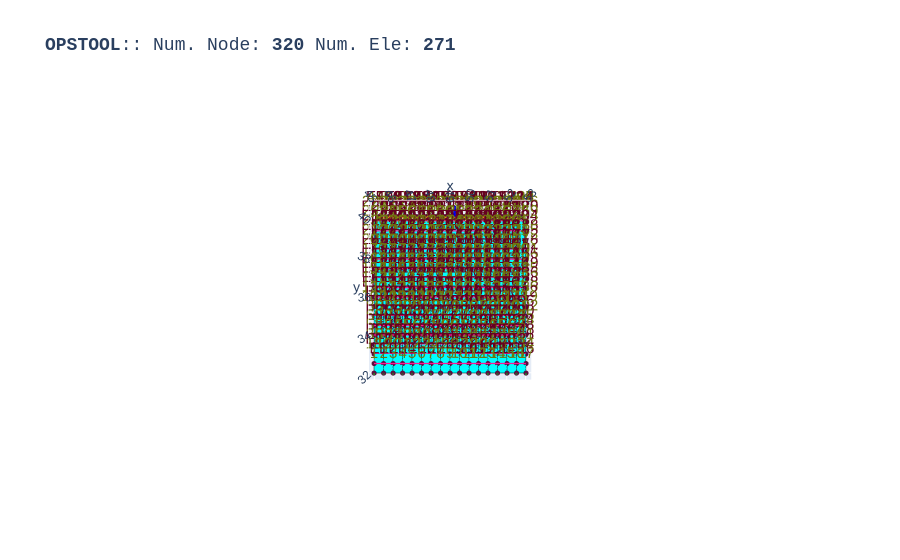

Write notebook code for a chart like this one.
### Code cell
opst.vis.plotly.plot_model(show_node_numbering=True, show_ele_numbering=True, show_nodal_loads = True)

### Figure 1 — Plotly figure (JSON) as saved in the notebook; plotly's stock layout.template omitted (floating-point values rounded to 4 significant figures; data arrays with more than 128 entries replaced by an {"elided": "..."} marker saying what was removed)
{"data": [{"color": "#00FFFF", "hoverinfo": "skip", "i": {"elided": "512 int values"}, "j": {"elided": "512 int values"}, "k": {"elided": "512 int values"}, "name": "ELE_TAG_FourNodeQuadWithSensitivity", "opacity": 1, "type": "mesh3d", "x": {"elided": "1024 float values"}, "y": {"elided": "1024 float values"}, "z": {"elided": "1024 float values"}}, {"connectgaps": false, "hoverinfo": "skip", "line": {"color": "black", "width": 1}, "mode": "lines", "name": "Edge", "type": "scatter3d", "x": {"elided": "1536 float values"}, "y": {"elided": "1536 float values"}, "z": {"elided": "1536 float values"}}, {"connectgaps": false, "hoverinfo": "skip", "line": {"color": "#0652ff", "width": 5}, "mode": "lines", "name": "DispBeamColumn2d", "type": "scatter3d", "x": [45.25, 45.75, NaN, 45.75, 46.25, NaN, 46.25, 46.75, NaN, 46.75, 47.25, NaN, 47.25, 47.75, NaN, 47.75, 48.25, NaN, 48.25, 48.75, NaN, 48.75, 49.25, NaN, 49.25, 49.75, NaN, 49.75, 50.25, NaN, 50.25, 50.75, NaN, 50.75, 51.25, NaN, 51.25, 51.75, NaN, 51.75, 52.25, NaN, 52.25, 52.75, NaN], "y": [40.25, 40.25, NaN, 40.25, 40.25, NaN, 40.25, 40.25, NaN, 40.25, 40.25, NaN, 40.25, 40.25, NaN, 40.25, 40.25, NaN, 40.25, 40.25, NaN, 40.25, 40.25, NaN, 40.25, 40.25, NaN, 40.25, 40.25, NaN, 40.25, 40.25, NaN, 40.25, 40.25, NaN, 40.25, 40.25, NaN, 40.25, 40.25, NaN, 40.25, 40.25, NaN], "z": [0.0, 0.0, NaN, 0.0, 0.0, NaN, 0.0, 0.0, NaN, 0.0, 0.0, NaN, 0.0, 0.0, NaN, 0.0, 0.0, NaN, 0.0, 0.0, NaN, 0.0, 0.0, NaN, 0.0, 0.0, NaN, 0.0, 0.0, NaN, 0.0, 0.0, NaN, 0.0, 0.0, NaN, 0.0, 0.0, NaN, 0.0, 0.0, NaN, 0.0, 0.0, NaN]}, {"connectgaps": false, "hoverinfo": "skip", "line": {"color": "#ff9408", "width": 5}, "mode": "lines", "name": "BeamContact2D", "type": "scatter3d", "x": [45.5, 45.25, NaN, 45.5, 45.75, NaN, 46.0, 45.75, NaN, 46.0, 46.25, NaN, 46.5, 46.25, NaN, 46.5, 46.75, NaN, 47.0, 46.75, NaN, 47.0, 47.25, NaN, 47.5, 47.25, NaN, 47.5, 47.75, NaN, 48.0, 47.75, NaN, 48.0, 48.25, NaN, 48.5, 48.25, NaN, 48.5, 48.75, NaN, 49.0, 48.75, NaN, 49.0, 49.25, NaN, 49.5, 49.25, NaN, 49.5, 49.75, NaN, 50.0, 49.75, NaN, 50.0, 50.25, NaN, 50.5, 50.25, NaN, 50.5, 50.75, NaN, 51.0, 50.75, NaN, 51.0, 51.25, NaN, 51.5, 51.25, NaN, 51.5, 51.75, NaN, 52.0, 51.75, NaN, 52.0, 52.25, NaN, 52.5, 52.25, NaN, 52.5, 52.75, NaN], "y": [40.0, 40.25, NaN, 40.0, 40.25, NaN, 40.0, 40.25, NaN, 40.0, 40.25, NaN, 40.0, 40.25, NaN, 40.0, 40.25, NaN, 40.0, 40.25, NaN, 40.0, 40.25, NaN, 40.0, 40.25, NaN, 40.0, 40.25, NaN, 40.0, 40.25, NaN, 40.0, 40.25, NaN, 40.0, 40.25, NaN, 40.0, 40.25, NaN, 40.0, 40.25, NaN, 40.0, 40.25, NaN, 40.0, 40.25, NaN, 40.0, 40.25, NaN, 40.0, 40.25, NaN, 40.0, 40.25, NaN, 40.0, 40.25, NaN, 40.0, 40.25, NaN, 40.0, 40.25, NaN, 40.0, 40.25, NaN, 40.0, 40.25, NaN, 40.0, 40.25, NaN, 40.0, 40.25, NaN, 40.0, 40.25, NaN, 40.0, 40.25, NaN, 40.0, 40.25, NaN], "z": [0.0, 0.0, NaN, 0.0, 0.0, NaN, 0.0, 0.0, NaN, 0.0, 0.0, NaN, 0.0, 0.0, NaN, 0.0, 0.0, NaN, 0.0, 0.0, NaN, 0.0, 0.0, NaN, 0.0, 0.0, NaN, 0.0, 0.0, NaN, 0.0, 0.0, NaN, 0.0, 0.0, NaN, 0.0, 0.0, NaN, 0.0, 0.0, NaN, 0.0, 0.0, NaN, 0.0, 0.0, NaN, 0.0, 0.0, NaN, 0.0, 0.0, NaN, 0.0, 0.0, NaN, 0.0, 0.0, NaN, 0.0, 0.0, NaN, 0.0, 0.0, NaN, 0.0, 0.0, NaN, 0.0, 0.0, NaN, 0.0, 0.0, NaN, 0.0, 0.0, NaN, 0.0, 0.0, NaN, 0.0, 0.0, NaN, 0.0, 0.0, NaN, 0.0, 0.0, NaN]}, {"customdata": {"elided": "256 str values"}, "hovertemplate": "%{customdata}", "marker": {"color": "#00FFFF", "size": 3, "symbol": "diamond-open"}, "mode": "markers", "name": "ELE_TAG_FourNodeQuadWithSensitivity", "type": "scatter3d", "x": {"elided": "256 float values"}, "y": {"elided": "256 float values"}, "z": {"elided": "256 float values"}}, {"customdata": ["eleTag: 400<br>connectedNodes:<br> [415 416]", "eleTag: 401<br>connectedNodes:<br> [416 417]", "eleTag: 402<br>connectedNodes:<br> [417 418]", "eleTag: 403<br>connectedNodes:<br> [418 419]", "eleTag: 404<br>connectedNodes:<br> [419 420]", "eleTag: 405<br>connectedNodes:<br> [420 421]", "eleTag: 406<br>connectedNodes:<br> [421 422]", "eleTag: 407<br>connectedNodes:<br> [422 423]", "eleTag: 408<br>connectedNodes:<br> [423 424]", "eleTag: 409<br>connectedNodes:<br> [424 425]", "eleTag: 410<br>connectedNodes:<br> [425 426]", "eleTag: 411<br>connectedNodes:<br> [426 427]", "eleTag: 412<br>connectedNodes:<br> [427 428]", "eleTag: 413<br>connectedNodes:<br> [428 429]", "eleTag: 414<br>connectedNodes:<br> [429 430]"], "hovertemplate": "%{customdata}", "marker": {"color": "#0652ff", "size": 3, "symbol": "diamond-open"}, "mode": "markers", "name": "DispBeamColumn2d", "type": "scatter3d", "x": [45.5, 46.0, 46.5, 47.0, 47.5, 48.0, 48.5, 49.0, 49.5, 50.0, 50.5, 51.0, 51.5, 52.0, 52.5], "y": [40.25, 40.25, 40.25, 40.25, 40.25, 40.25, 40.25, 40.25, 40.25, 40.25, 40.25, 40.25, 40.25, 40.25, 40.25], "z": [0.0, 0.0, 0.0, 0.0, 0.0, 0.0, 0.0, 0.0, 0.0, 0.0, 0.0, 0.0, 0.0, 0.0, 0.0]}, {"customdata": ["eleTag: 3050<br>connectedNodes:<br> [271 415]", "eleTag: 3050<br>connectedNodes:<br> [271 416]", "eleTag: 3051<br>connectedNodes:<br> [272 416]", "eleTag: 3051<br>connectedNodes:<br> [272 417]", "eleTag: 3052<br>connectedNodes:<br> [273 417]", "eleTag: 3052<br>connectedNodes:<br> [273 418]", "eleTag: 3053<br>connectedNodes:<br> [274 418]", "eleTag: 3053<br>connectedNodes:<br> [274 419]", "eleTag: 3054<br>connectedNodes:<br> [275 419]", "eleTag: 3054<br>connectedNodes:<br> [275 420]", "eleTag: 3055<br>connectedNodes:<br> [276 420]", "eleTag: 3055<br>connectedNodes:<br> [276 421]", "eleTag: 3056<br>connectedNodes:<br> [277 421]", "eleTag: 3056<br>connectedNodes:<br> [277 422]", "eleTag: 3057<br>connectedNodes:<br> [278 422]", "eleTag: 3057<br>connectedNodes:<br> [278 423]", "eleTag: 3058<br>connectedNodes:<br> [279 423]", "eleTag: 3058<br>connectedNodes:<br> [279 424]", "eleTag: 3059<br>connectedNodes:<br> [280 424]", "eleTag: 3059<br>connectedNodes:<br> [280 425]", "eleTag: 3060<br>connectedNodes:<br> [281 425]", "eleTag: 3060<br>connectedNodes:<br> [281 426]", "eleTag: 3061<br>connectedNodes:<br> [282 426]", "eleTag: 3061<br>connectedNodes:<br> [282 427]", "eleTag: 3062<br>connectedNodes:<br> [283 427]", "eleTag: 3062<br>connectedNodes:<br> [283 428]", "eleTag: 3063<br>connectedNodes:<br> [284 428]", "eleTag: 3063<br>connectedNodes:<br> [284 429]", "eleTag: 3064<br>connectedNodes:<br> [285 429]", "eleTag: 3064<br>connectedNodes:<br> [285 430]"], "hovertemplate": "%{customdata}", "marker": {"color": "#ff9408", "size": 3, "symbol": "diamond-open"}, "mode": "markers", "name": "BeamContact2D", "type": "scatter3d", "x": [45.38, 45.62, 45.88, 46.12, 46.38, 46.62, 46.88, 47.12, 47.38, 47.62, 47.88, 48.12, 48.38, 48.62, 48.88, 49.12, 49.38, 49.62, 49.88, 50.12, 50.38, 50.62, 50.88, 51.12, 51.38, 51.62, 51.88, 52.12, 52.38, 52.62], "y": [40.12, 40.12, 40.12, 40.12, 40.12, 40.12, 40.12, 40.12, 40.12, 40.12, 40.12, 40.12, 40.12, 40.12, 40.12, 40.12, 40.12, 40.12, 40.12, 40.12, 40.12, 40.12, 40.12, 40.12, 40.12, 40.12, 40.12, 40.12, 40.12, 40.12], "z": [0.0, 0.0, 0.0, 0.0, 0.0, 0.0, 0.0, 0.0, 0.0, 0.0, 0.0, 0.0, 0.0, 0.0, 0.0, 0.0, 0.0, 0.0, 0.0, 0.0, 0.0, 0.0, 0.0, 0.0, 0.0, 0.0, 0.0, 0.0, 0.0, 0.0]}, {"customdata": {"elided": "320 str values"}, "hovertemplate": "x: %{x}<br>y: %{y}<br>z: %{z} <br>nodeTag: %{customdata}", "marker": {"color": "#580f41", "size": 3, "symbol": "circle"}, "mode": "markers", "name": "Nodes", "type": "scatter3d", "x": {"elided": "320 float values"}, "y": {"elided": "320 float values"}, "z": {"elided": "320 float values"}}, {"mode": "text", "name": "Node Tag", "text": {"elided": "320 str values"}, "textfont": {"color": "#6e750e", "size": 15}, "type": "scatter3d", "x": {"elided": "320 float values"}, "y": {"elided": "320 float values"}, "z": {"elided": "320 float values"}}, {"mode": "text", "name": "Element Tag", "text": {"elided": "271 str values"}, "textfont": {"color": "#650021", "size": 15}, "type": "scatter3d", "x": {"elided": "271 float values"}, "y": {"elided": "271 float values"}, "z": {"elided": "271 float values"}}, {"connectgaps": false, "hoverinfo": "skip", "line": {"color": "#15b01a", "width": 1}, "mode": "lines", "name": "BC", "type": "scatter3d", "x": {"elided": "352 float values"}, "y": {"elided": "352 float values"}, "z": {"elided": "352 float values"}}, {"connectgaps": false, "hoverinfo": "skip", "line": {"color": "#FF1493", "width": 2.5}, "mode": "lines", "name": "mp constraint", "type": "scatter3d", "x": [45.0, 53.0, NaN, 45.0, 53.0, NaN, 45.0, 53.0, NaN, 45.0, 53.0, NaN, 45.0, 53.0, NaN, 45.0, 53.0, NaN, 45.0, 53.0, NaN, 45.0, 53.0, NaN, 45.0, 53.0, NaN, 45.0, 53.0, NaN, 45.0, 53.0, NaN, 45.0, 53.0, NaN, 45.0, 53.0, NaN, 45.0, 53.0, NaN, 45.0, 53.0, NaN, 45.0, 53.0, NaN], "y": [32.5, 32.5, NaN, 33.0, 33.0, NaN, 33.5, 33.5, NaN, 34.0, 34.0, NaN, 34.5, 34.5, NaN, 35.0, 35.0, NaN, 35.5, 35.5, NaN, 36.0, 36.0, NaN, 36.5, 36.5, NaN, 37.0, 37.0, NaN, 37.5, 37.5, NaN, 38.0, 38.0, NaN, 38.5, 38.5, NaN, 39.0, 39.0, NaN, 39.5, 39.5, NaN, 40.0, 40.0, NaN], "z": [0.0, 0.0, NaN, 0.0, 0.0, NaN, 0.0, 0.0, NaN, 0.0, 0.0, NaN, 0.0, 0.0, NaN, 0.0, 0.0, NaN, 0.0, 0.0, NaN, 0.0, 0.0, NaN, 0.0, 0.0, NaN, 0.0, 0.0, NaN, 0.0, 0.0, NaN, 0.0, 0.0, NaN, 0.0, 0.0, NaN, 0.0, 0.0, NaN, 0.0, 0.0, NaN, 0.0, 0.0, NaN]}, {"connectgaps": false, "hovertemplate": "<b>%{text}</b>", "line": {"color": "#0000ff", "width": 5}, "mode": "lines", "name": "<b>Pattern 1</b><br>Nodal Load", "text": ["0.00e+00", "0.00e+00", "0.00e+00"], "type": "scatter3d", "x": [49.25, 49.25, NaN], "y": [40.25, 40.25, NaN], "z": [0.0, 0.0, NaN]}, {"color": "#0000ff", "hovertemplate": "<b>%{text}", "i": [0, 0, 1, 1, 2, 2, 3, 3, 4, 4, 5, 5, 6, 6, 7, 7, 8, 8, 9, 9, 10, 10, 11, 11, 12, 12, 13, 13, 14, 14, 15, 15], "j": [1, 1, 2, 2, 3, 3, 4, 4, 5, 5, 6, 6, 7, 7, 8, 8, 9, 9, 10, 10, 11, 11, 12, 12, 13, 13, 14, 14, 15, 15, 0, 0], "k": [16, 17, 16, 17, 16, 17, 16, 17, 16, 17, 16, 17, 16, 17, 16, 17, 16, 17, 16, 17, 16, 17, 16, 17, 16, 17, 16, 17, 16, 17, 16, 17], "name": "<b>Pattern 1</b><br>Nodal Load", "text": ["0.00e+00", "0.00e+00", "0.00e+00", "0.00e+00", "0.00e+00", "0.00e+00", "0.00e+00", "0.00e+00", "0.00e+00", "0.00e+00", "0.00e+00", "0.00e+00", "0.00e+00", "0.00e+00", "0.00e+00", "0.00e+00", "0.00e+00", "0.00e+00"], "type": "mesh3d", "x": [49.25, 49.25, 49.25, 49.25, 49.25, 49.25, 49.25, 49.25, 49.25, 49.25, 49.25, 49.25, 49.25, 49.25, 49.25, 49.25, 49.25, 49.25], "y": [40.25, 40.25, 40.25, 40.25, 40.25, 40.25, 40.25, 40.25, 40.25, 40.25, 40.25, 40.25, 40.25, 40.25, 40.25, 40.25, 40.25, 40.25], "z": [0.0, 0.0, 0.0, 0.0, 0.0, 0.0, 0.0, 0.0, 0.0, 0.0, 0.0, 0.0, 0.0, 0.0, 0.0, 0.0, 0.0, 0.0]}, {"connectgaps": false, "hovertemplate": "<b>%{text}</b>", "line": {"color": "#0000ff", "width": 5}, "mode": "lines", "name": "<b>Pattern 1</b><br>Nodal Load", "text": ["-5.00e+00", "-5.00e+00", "-5.00e+00"], "type": "scatter3d", "x": [49.25, 49.25, NaN], "y": [40.83, 40.42, NaN], "z": [0.0, 0.0, NaN]}, {"color": "#0000ff", "hovertemplate": "<b>%{text}", "i": [0, 0, 1, 1, 2, 2, 3, 3, 4, 4, 5, 5, 6, 6, 7, 7, 8, 8, 9, 9, 10, 10, 11, 11, 12, 12, 13, 13, 14, 14, 15, 15], "j": [1, 1, 2, 2, 3, 3, 4, 4, 5, 5, 6, 6, 7, 7, 8, 8, 9, 9, 10, 10, 11, 11, 12, 12, 13, 13, 14, 14, 15, 15, 0, 0], "k": [16, 17, 16, 17, 16, 17, 16, 17, 16, 17, 16, 17, 16, 17, 16, 17, 16, 17, 16, 17, 16, 17, 16, 17, 16, 17, 16, 17, 16, 17, 16, 17], "name": "<b>Pattern 1</b><br>Nodal Load", "text": ["-5.00e+00", "-5.00e+00", "-5.00e+00", "-5.00e+00", "-5.00e+00", "-5.00e+00", "-5.00e+00", "-5.00e+00", "-5.00e+00", "-5.00e+00", "-5.00e+00", "-5.00e+00", "-5.00e+00", "-5.00e+00", "-5.00e+00", "-5.00e+00", "-5.00e+00", "-5.00e+00"], "type": "mesh3d", "x": [49.33, 49.33, 49.31, 49.28, 49.24, 49.21, 49.18, 49.17, 49.17, 49.18, 49.21, 49.24, 49.28, 49.31, 49.33, 49.33, 49.25, 49.25], "y": [40.42, 40.42, 40.42, 40.42, 40.42, 40.42, 40.42, 40.42, 40.42, 40.42, 40.42, 40.42, 40.42, 40.42, 40.42, 40.42, 40.42, 40.21], "z": [0.0, 0.03356, 0.06131, 0.07846, 0.08205, 0.07145, 0.04849, 0.01715, -0.01715, -0.04849, -0.07145, -0.08205, -0.07846, -0.06131, -0.03356, -2.021e-17, 0.0, 0.0]}, {"connectgaps": false, "hovertemplate": "<b>%{text}</b>", "line": {"color": "#0000ff", "width": 5}, "mode": "lines", "name": "<b>Pattern 1</b><br>Nodal Load", "text": ["0.00e+00", "0.00e+00", "0.00e+00"], "type": "scatter3d", "x": [49.25, 49.25, NaN], "y": [40.25, 40.25, NaN], "z": [0.0, 0.0, NaN]}, {"color": "#0000ff", "hovertemplate": "<b>%{text}", "i": [0, 0, 1, 1, 2, 2, 3, 3, 4, 4, 5, 5, 6, 6, 7, 7, 8, 8, 9, 9, 10, 10, 11, 11, 12, 12, 13, 13, 14, 14, 15, 15], "j": [1, 1, 2, 2, 3, 3, 4, 4, 5, 5, 6, 6, 7, 7, 8, 8, 9, 9, 10, 10, 11, 11, 12, 12, 13, 13, 14, 14, 15, 15, 0, 0], "k": [16, 17, 16, 17, 16, 17, 16, 17, 16, 17, 16, 17, 16, 17, 16, 17, 16, 17, 16, 17, 16, 17, 16, 17, 16, 17, 16, 17, 16, 17, 16, 17], "name": "<b>Pattern 1</b><br>Nodal Load", "text": ["0.00e+00", "0.00e+00", "0.00e+00", "0.00e+00", "0.00e+00", "0.00e+00", "0.00e+00", "0.00e+00", "0.00e+00", "0.00e+00", "0.00e+00", "0.00e+00", "0.00e+00", "0.00e+00", "0.00e+00", "0.00e+00", "0.00e+00", "0.00e+00"], "type": "mesh3d", "x": [49.25, 49.25, 49.25, 49.25, 49.25, 49.25, 49.25, 49.25, 49.25, 49.25, 49.25, 49.25, 49.25, 49.25, 49.25, 49.25, 49.25, 49.25], "y": [40.25, 40.25, 40.25, 40.25, 40.25, 40.25, 40.25, 40.25, 40.25, 40.25, 40.25, 40.25, 40.25, 40.25, 40.25, 40.25, 40.25, 40.25], "z": [0.0, 0.0, 0.0, 0.0, 0.0, 0.0, 0.0, 0.0, 0.0, 0.0, 0.0, 0.0, 0.0, 0.0, 0.0, 0.0, 0.0, 0.0]}], "layout": {"autosize": true, "font": {"family": "Arial, sans-serif"}, "scene": {"aspectmode": "data", "camera": {"eye": {"x": 0, "y": -0.1, "z": 10}}, "dragmode": "pan", "xaxis": {"showbackground": false}, "yaxis": {"showbackground": false}, "zaxis": {"showbackground": true, "showgrid": true, "showticklabels": false, "ticks": "", "title": {"text": ""}, "visible": true}}, "showlegend": false, "title": {"font": {"family": "courier", "size": 18}, "text": "<b>OPSTOOL</b>:: Num. Node: <b>320</b> Num. Ele: <b>271</b>"}}}
